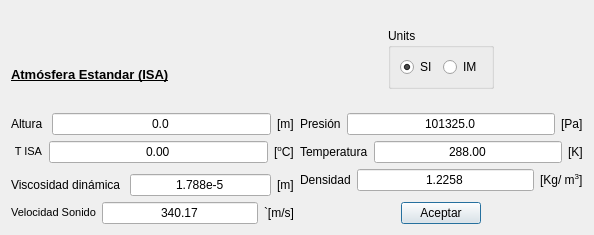
<?xml version="1.0" encoding="UTF-8"?>
<ui version="4.0">
 <class>Dialog</class>
 <widget class="QDialog" name="Dialog">
  <property name="windowModality">
   <enum>Qt::WindowModal</enum>
  </property>
  <property name="geometry">
   <rect>
    <x>0</x>
    <y>0</y>
    <width>594</width>
    <height>235</height>
   </rect>
  </property>
  <property name="windowTitle">
   <string>Dialog</string>
  </property>
  <layout class="QGridLayout" name="gridLayout">
   <item row="0" column="0">
    <layout class="QVBoxLayout" name="verticalLayout_4">
     <property name="sizeConstraint">
      <enum>QLayout::SetMinimumSize</enum>
     </property>
     <item>
      <layout class="QHBoxLayout" name="horizontalLayout_10">
       <property name="sizeConstraint">
        <enum>QLayout::SetMinAndMaxSize</enum>
       </property>
       <item alignment="Qt::AlignBottom">
        <widget class="QLabel" name="titulo">
         <property name="minimumSize">
          <size>
           <width>0</width>
           <height>65</height>
          </size>
         </property>
         <property name="text">
          <string>&lt;html&gt;&lt;head/&gt;&lt;body&gt;&lt;p&gt;&lt;span style=&quot; font-size:10pt; font-weight:600; text-decoration: underline;&quot;&gt;Atmósfera Estandar (ISA)&lt;/span&gt;&lt;/p&gt;&lt;/body&gt;&lt;/html&gt;</string>
         </property>
        </widget>
       </item>
       <item alignment="Qt::AlignHCenter|Qt::AlignVCenter">
        <widget class="QGroupBox" name="units_groupBox">
         <property name="title">
          <string>Units</string>
         </property>
         <property name="checkable">
          <bool>false</bool>
         </property>
         <layout class="QHBoxLayout" name="horizontalLayout_9">
          <property name="sizeConstraint">
           <enum>QLayout::SetFixedSize</enum>
          </property>
          <item>
           <widget class="QRadioButton" name="SI_radioButton">
            <property name="enabled">
             <bool>true</bool>
            </property>
            <property name="text">
             <string>SI</string>
            </property>
            <property name="checked">
             <bool>true</bool>
            </property>
           </widget>
          </item>
          <item>
           <widget class="QRadioButton" name="IM_radioButton">
            <property name="text">
             <string>IM</string>
            </property>
           </widget>
          </item>
         </layout>
        </widget>
       </item>
      </layout>
     </item>
     <item>
      <layout class="QHBoxLayout" name="horizontalLayout_8">
       <item>
        <layout class="QVBoxLayout" name="verticalLayout_3">
         <item>
          <layout class="QVBoxLayout" name="verticalLayout">
           <item>
            <layout class="QHBoxLayout" name="horizontalLayout">
             <item>
              <widget class="QLabel" name="label_h">
               <property name="text">
                <string>Altura </string>
               </property>
              </widget>
             </item>
             <item>
              <widget class="QLineEdit" name="lineEdit_h">
               <property name="inputMask">
                <string/>
               </property>
               <property name="text">
                <string>0.0</string>
               </property>
               <property name="maxLength">
                <number>32767</number>
               </property>
               <property name="cursorPosition">
                <number>3</number>
               </property>
               <property name="alignment">
                <set>Qt::AlignCenter</set>
               </property>
               <property name="placeholderText">
                <string>0.0</string>
               </property>
              </widget>
             </item>
             <item>
              <widget class="QLabel" name="unitlabel_h">
               <property name="text">
                <string>[m]</string>
               </property>
              </widget>
             </item>
            </layout>
           </item>
           <item>
            <layout class="QHBoxLayout" name="horizontalLayout_2">
             <item>
              <widget class="QLabel" name="label_deltaT">
               <property name="text">
                <string>&lt;!DOCTYPE HTML PUBLIC &quot;-//W3C//DTD HTML 4.0//EN&quot; &quot;http://www.w3.org/TR/REC-html40/strict.dtd&quot;&gt;
&lt;html&gt;&lt;head&gt;&lt;meta name=&quot;qrichtext&quot; content=&quot;1&quot; /&gt;&lt;style type=&quot;text/css&quot;&gt;
p, li { white-space: pre-wrap; }
&lt;/style&gt;&lt;/head&gt;&lt;body style=&quot; font-family:'MS Shell Dlg 2'; font-size:8pt; font-weight:400; font-style:normal;&quot;&gt;
&lt;p align=&quot;center&quot; style=&quot; margin-top:0px; margin-bottom:0px; margin-left:0px; margin-right:0px; -qt-block-indent:0; text-indent:0px;&quot;&gt; T ISA&lt;/p&gt;&lt;/body&gt;&lt;/html&gt;</string>
               </property>
              </widget>
             </item>
             <item>
              <widget class="QLineEdit" name="lineEdit_deltaT">
               <property name="text">
                <string>0.00</string>
               </property>
               <property name="alignment">
                <set>Qt::AlignCenter</set>
               </property>
               <property name="placeholderText">
                <string>0.00</string>
               </property>
              </widget>
             </item>
             <item>
              <widget class="QLabel" name="unitlabel_deltaT">
               <property name="text">
                <string>&lt;html&gt;&lt;head/&gt;&lt;body&gt;&lt;p&gt;[&lt;span style=&quot; vertical-align:super;&quot;&gt;o&lt;/span&gt;C]&lt;/p&gt;&lt;/body&gt;&lt;/html&gt;</string>
               </property>
              </widget>
             </item>
            </layout>
           </item>
          </layout>
         </item>
         <item>
          <spacer name="verticalSpacer">
           <property name="orientation">
            <enum>Qt::Vertical</enum>
           </property>
           <property name="sizeType">
            <enum>QSizePolicy::Minimum</enum>
           </property>
           <property name="sizeHint" stdset="0">
            <size>
             <width>20</width>
             <height>5</height>
            </size>
           </property>
          </spacer>
         </item>
         <item>
          <layout class="QHBoxLayout" name="horizontalLayout_6">
           <item>
            <widget class="QLabel" name="label_mu">
             <property name="text">
              <string>Viscosidad dinámica </string>
             </property>
            </widget>
           </item>
           <item>
            <widget class="QLineEdit" name="lineEdit_mu">
             <property name="text">
              <string>1.788e-5</string>
             </property>
             <property name="alignment">
              <set>Qt::AlignCenter</set>
             </property>
             <property name="placeholderText">
              <string>1.788e-5</string>
             </property>
            </widget>
           </item>
           <item>
            <widget class="QLabel" name="unitlabel_mu">
             <property name="text">
              <string>[m]</string>
             </property>
            </widget>
           </item>
          </layout>
         </item>
         <item>
          <layout class="QHBoxLayout" name="horizontalLayout_7">
           <item>
            <widget class="QLabel" name="label_Vson">
             <property name="text">
              <string>&lt;!DOCTYPE HTML PUBLIC &quot;-//W3C//DTD HTML 4.0//EN&quot; &quot;http://www.w3.org/TR/REC-html40/strict.dtd&quot;&gt;
&lt;html&gt;&lt;head&gt;&lt;meta name=&quot;qrichtext&quot; content=&quot;1&quot; /&gt;&lt;style type=&quot;text/css&quot;&gt;
p, li { white-space: pre-wrap; }
&lt;/style&gt;&lt;/head&gt;&lt;body style=&quot; font-family:'MS Shell Dlg 2'; font-size:8pt; font-weight:400; font-style:normal;&quot;&gt;
&lt;p align=&quot;center&quot; style=&quot; margin-top:0px; margin-bottom:0px; margin-left:0px; margin-right:0px; -qt-block-indent:0; text-indent:0px;&quot;&gt;Velocidad Sonido&lt;/p&gt;&lt;/body&gt;&lt;/html&gt;</string>
             </property>
            </widget>
           </item>
           <item>
            <widget class="QLineEdit" name="lineEdit_Vson">
             <property name="text">
              <string>340.17</string>
             </property>
             <property name="alignment">
              <set>Qt::AlignCenter</set>
             </property>
             <property name="readOnly">
              <bool>true</bool>
             </property>
             <property name="placeholderText">
              <string>340.17</string>
             </property>
            </widget>
           </item>
           <item>
            <widget class="QLabel" name="unitlabel_Vson">
             <property name="text">
              <string>`[m/s]</string>
             </property>
            </widget>
           </item>
          </layout>
         </item>
        </layout>
       </item>
       <item>
        <layout class="QVBoxLayout" name="verticalLayout_2">
         <item>
          <layout class="QHBoxLayout" name="horizontalLayout_3">
           <item>
            <widget class="QLabel" name="label_p">
             <property name="text">
              <string>Presión</string>
             </property>
            </widget>
           </item>
           <item>
            <widget class="QLineEdit" name="lineEdit_p">
             <property name="text">
              <string>101325.0</string>
             </property>
             <property name="maxLength">
              <number>32778</number>
             </property>
             <property name="alignment">
              <set>Qt::AlignCenter</set>
             </property>
             <property name="placeholderText">
              <string>101325.00</string>
             </property>
            </widget>
           </item>
           <item>
            <widget class="QLabel" name="unitlabel_p">
             <property name="text">
              <string>[Pa]</string>
             </property>
            </widget>
           </item>
          </layout>
         </item>
         <item>
          <layout class="QHBoxLayout" name="horizontalLayout_4">
           <item>
            <widget class="QLabel" name="label_t">
             <property name="text">
              <string>Temperatura</string>
             </property>
            </widget>
           </item>
           <item>
            <widget class="QLineEdit" name="lineEdit_t">
             <property name="inputMask">
              <string/>
             </property>
             <property name="text">
              <string>288.00</string>
             </property>
             <property name="alignment">
              <set>Qt::AlignCenter</set>
             </property>
             <property name="placeholderText">
              <string>288.00</string>
             </property>
            </widget>
           </item>
           <item>
            <widget class="QLabel" name="unitlabel_t">
             <property name="text">
              <string>[K]</string>
             </property>
            </widget>
           </item>
          </layout>
         </item>
         <item>
          <layout class="QHBoxLayout" name="horizontalLayout_5">
           <item>
            <widget class="QLabel" name="label_rho">
             <property name="text">
              <string>&lt;html&gt;&lt;head/&gt;&lt;body&gt;&lt;p&gt;Densidad&lt;/p&gt;&lt;/body&gt;&lt;/html&gt;</string>
             </property>
            </widget>
           </item>
           <item>
            <widget class="QLineEdit" name="lineEdit_rho">
             <property name="inputMask">
              <string/>
             </property>
             <property name="text">
              <string>1.2258</string>
             </property>
             <property name="alignment">
              <set>Qt::AlignCenter</set>
             </property>
             <property name="placeholderText">
              <string>1.2258</string>
             </property>
            </widget>
           </item>
           <item>
            <widget class="QLabel" name="unitlabel_rho">
             <property name="text">
              <string>&lt;html&gt;&lt;head/&gt;&lt;body&gt;&lt;p&gt;[Kg/ m&lt;span style=&quot; vertical-align:super;&quot;&gt;3&lt;/span&gt;]&lt;/p&gt;&lt;/body&gt;&lt;/html&gt;</string>
             </property>
            </widget>
           </item>
          </layout>
         </item>
         <item>
          <spacer name="verticalSpacer_2">
           <property name="orientation">
            <enum>Qt::Vertical</enum>
           </property>
           <property name="sizeType">
            <enum>QSizePolicy::Minimum</enum>
           </property>
           <property name="sizeHint" stdset="0">
            <size>
             <width>20</width>
             <height>5</height>
            </size>
           </property>
          </spacer>
         </item>
         <item alignment="Qt::AlignHCenter">
          <widget class="QPushButton" name="acceptButton">
           <property name="text">
            <string>Aceptar</string>
           </property>
          </widget>
         </item>
        </layout>
       </item>
      </layout>
     </item>
    </layout>
   </item>
  </layout>
 </widget>
 <resources/>
 <connections/>
</ui>
